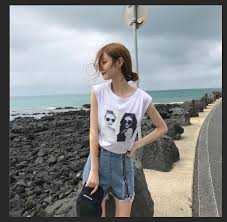
#> input picture Part28/people.jpg, 227 x 222 px
$ python blog028d.py
#> lines starting #> are read from the running program, lines starting #| are printed output that depends on the picture
import cv2
import numpy as np
import matplotlib.pyplot as plt
import matplotlib

# 基于纹理背景的图像分割

img = cv2.imread('people.jpg')
#> img is the input picture: shape (222, 227, 3); mean B, G, R 135.6, 134.4, 131.7
grayImage = cv2.cvtColor(img,cv2.COLOR_BGR2GRAY)
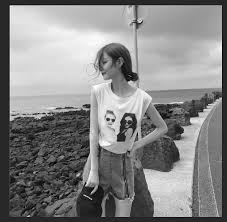
#> grayImage: shape (222, 227); min 0, max 254, mean 133.7

# 设置掩码、fgbModel、bgModel
mask = np.zeros(img.shape[:2],np.uint8)
bgdModel = np.zeros((1,65),np.float64)
fgbModel = np.zeros((1,65),np.float64)

# 矩形坐标,坐标不能全部为0
rect = (20,20,150,200)

# 图像分割
cv2.grabCut(img,mask,rect,bgdModel,fgbModel,5,cv2.GC_INIT_WITH_RECT)

# 设置新掩码：0和2做背景
mask2 = np.where((mask==2)|(mask==0),0,1).astype('uint8')

# 设置字体
matplotlib.rcParams['font.sans-serif']=['SimHei']

# 显示原图
img = cv2.cvtColor(img,cv2.COLOR_BGR2RGB)
plt.subplot(1,2,1)
plt.imshow(img)
plt.title('(a)原始图像')
plt.xticks([]),plt.yticks([])

# 使用蒙版来获取前经区域
img = img*mask2[:,:,np.newaxis]
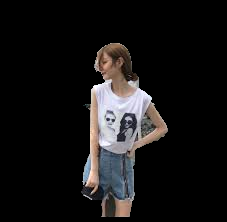
#> img: shape (222, 227, 3); mean R, G, B 23.3, 21.9, 22.1
plt.subplot(1,2,2)
plt.imshow(img)
plt.title('(b)目标图像')

plt.colorbar()
plt.xticks([]),plt.yticks([])
plt.show()
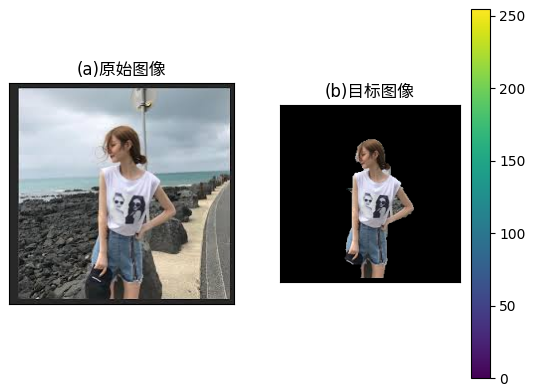
#> figure drawn by matplotlib, 3 panels
